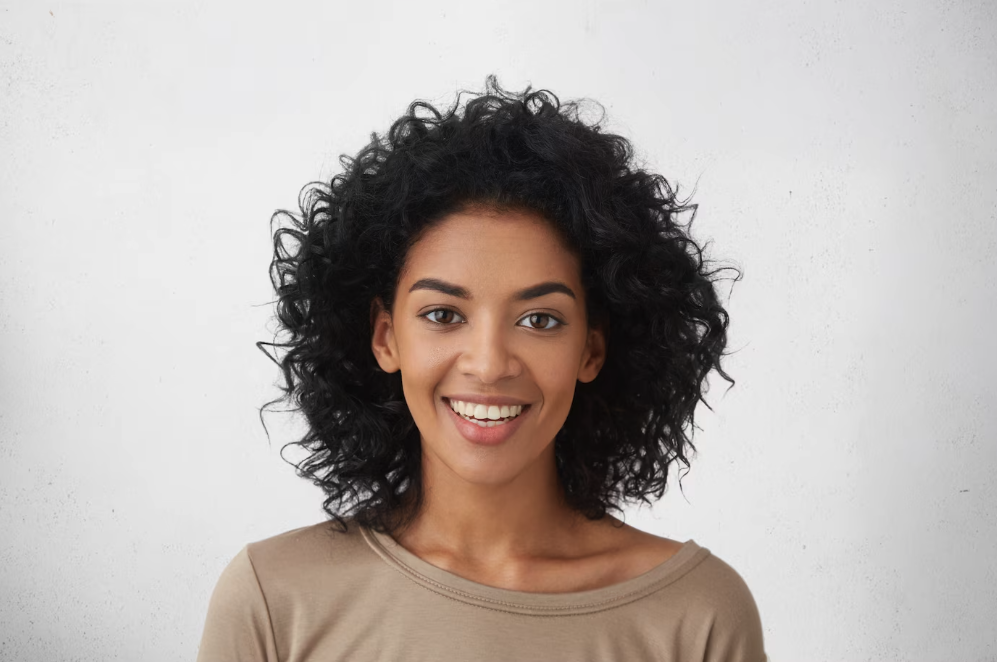
%> input picture protrait_2.png, 997 x 662 px
$ octave object_detection.m   (GNU Octave 9; MATLAB toolbox functions it lacks are replaced by stand-ins)
%> lines starting %> are read from the running program, lines starting %| are printed output that depends on the picture; in (x1, y1, x2, y2) boxes, pixels count from 0 and x2, y2 are one past the last pixel; in counts of white or black regions, pixels touching at a corner belong together; the program's own positions count from 1
### convert_matrix.m
function A = convert_matrix(A, type)

    switch type
        case 1
            % Iterate through each row and find the largest index of 1
            for row = 1:size(A, 1)
                indices = find(A(row, :) == 1); % Find indices of 1 in the current row
                if ~isempty(indices)
                    A(row, 1:max(indices)) = 1;
                end
            end

        case 2
            % vertical_2
            for row = 1:size(A, 1)
                indices = find(A(row, :) == 1); % Find indices of 1 in the current row
                if ~isempty(indices)
                    A(row, min(indices):end) = 1;
                end
            end

        case 3
            % horizontal_1
            for col = 1:size(A, 2)
                indices = find(A(:,col) == 1); % Find indices of 1 in the current row
                if ~isempty(indices)
                    A(min(indices):end, col) = 1;
                end
            end


        otherwise
            % horizontal_2
            for col = 1:size(A, 2)
                indices = find(A(:,col) == 1); % Find indices of 1 in the current row
                if ~isempty(indices)
                    A(1:max(indices), col) = 1;
                end
            end

    end
end

### object_detection.m
% Read an image containing the object (head/face)
originalImage = imread('protrait_2.png');
%> originalImage is the input picture: size 662x997x3 uint8; mean R, G, B 182.2, 174.5, 170.6

% Convert the image to grayscale (if it's not already)
gray_img = rgb2gray(originalImage);

% Define 4 edge detection filter kernel
vertical_kernel_1   = [-1  0   1; -2  0  2; -1   0   1];
vertical_kernel_2   = [ 1  0  -1;  2  0 -2;  1   0  -1];
Horizontal_kernel_1 = [ 1  2   1;  0  0  0; -1  -2  -1];
Horizontal_kernel_2 = [-1 -2  -1;  0  0  0;  1   2   1];

% Perform convolution to detect vertical edges
edge_response_vertical_1   = filter2(vertical_kernel_1, double(gray_img));
edge_response_vertical_2   = filter2(vertical_kernel_2, double(gray_img));
edge_response_horizontal_1 = filter2(Horizontal_kernel_1, double(gray_img));
edge_response_horizontal_2 = filter2(Horizontal_kernel_2, double(gray_img));
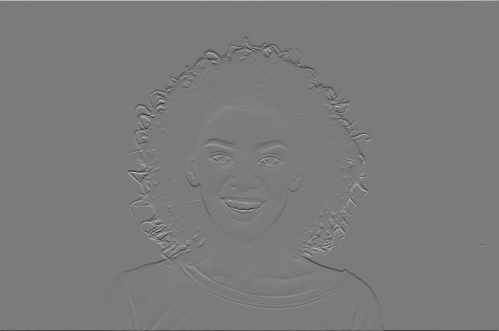
%> edge_response_horizontal_2: size 662x997 double (shown at 1/2 size); min -900, max 956, mean -0.4; drawn with min black and max white

% Apply a threshold to the edge response to extract edges
threshold = 200; % Adjust this threshold as needed
binary_edge_image_vertical_1 = edge_response_vertical_1 > threshold;
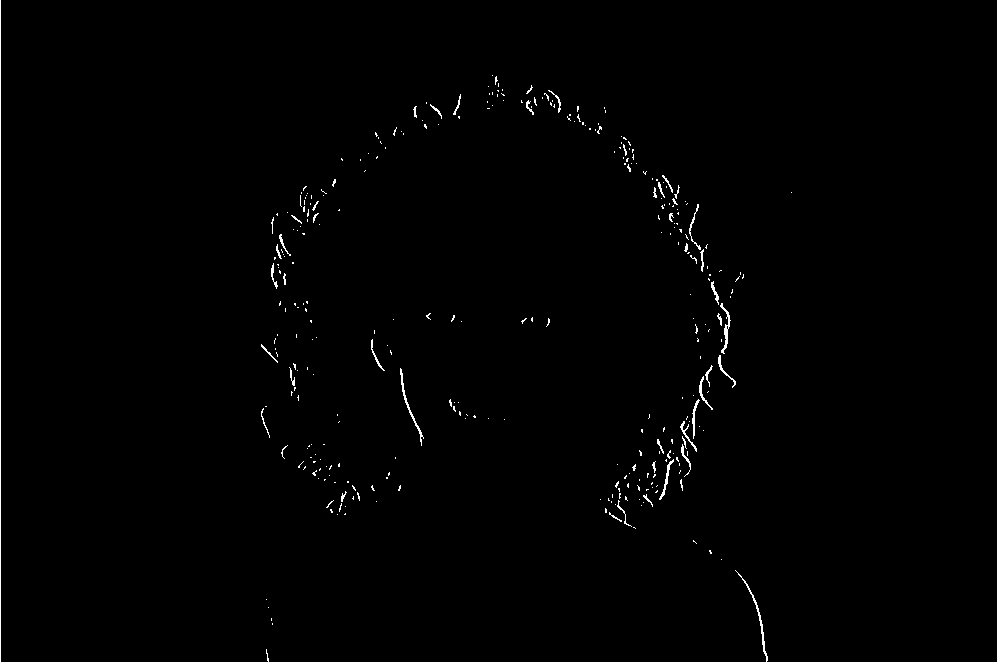
%> binary_edge_image_vertical_1: size 662x997 logical; 0.66% white in thin lines or dots, all inside (x1, y1, x2, y2) = (0, 0, 792, 662)
binary_edge_image_vertical_1 = convert_matrix(binary_edge_image_vertical_1, 1);

binary_edge_image_vertical_2 = edge_response_vertical_2 > threshold;
%> binary_edge_image_vertical_2: size 662x997 logical; 0.61% white in thin lines or dots, all inside (x1, y1, x2, y2) = (249, 0, 997, 662)
binary_edge_image_vertical_2 = convert_matrix(binary_edge_image_vertical_2, 2);

binary_edge_image_horizontal_1 = edge_response_horizontal_1 > threshold;
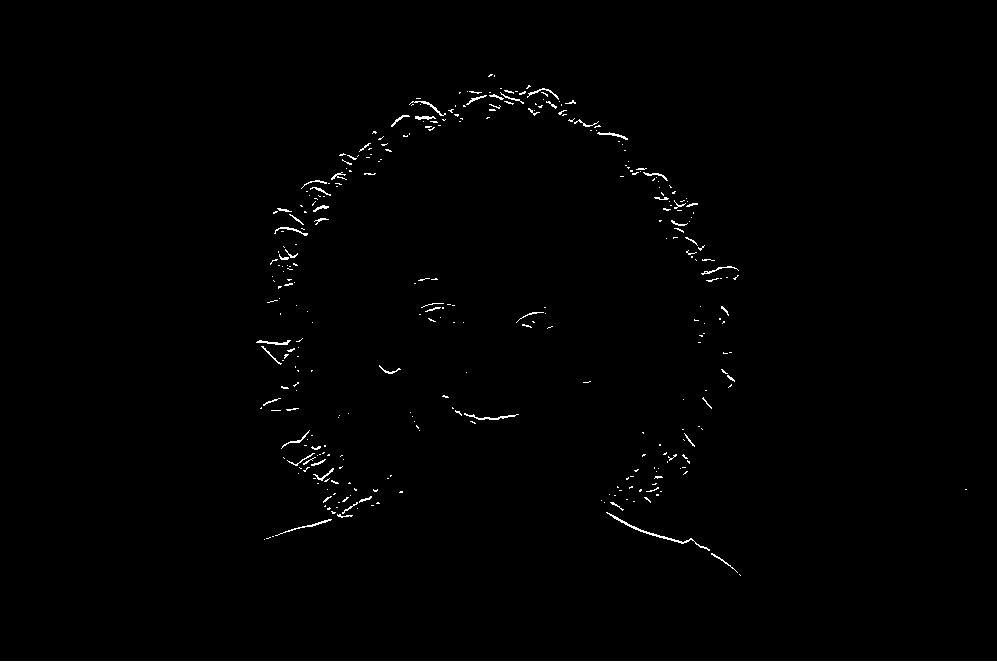
%> binary_edge_image_horizontal_1: size 662x997 logical; 0.76% white in thin lines or dots, all inside (x1, y1, x2, y2) = (0, 74, 997, 662)
binary_edge_image_horizontal_1 = convert_matrix(binary_edge_image_horizontal_1, 3);

binary_edge_image_horizontal_2 = edge_response_horizontal_2 > 100;
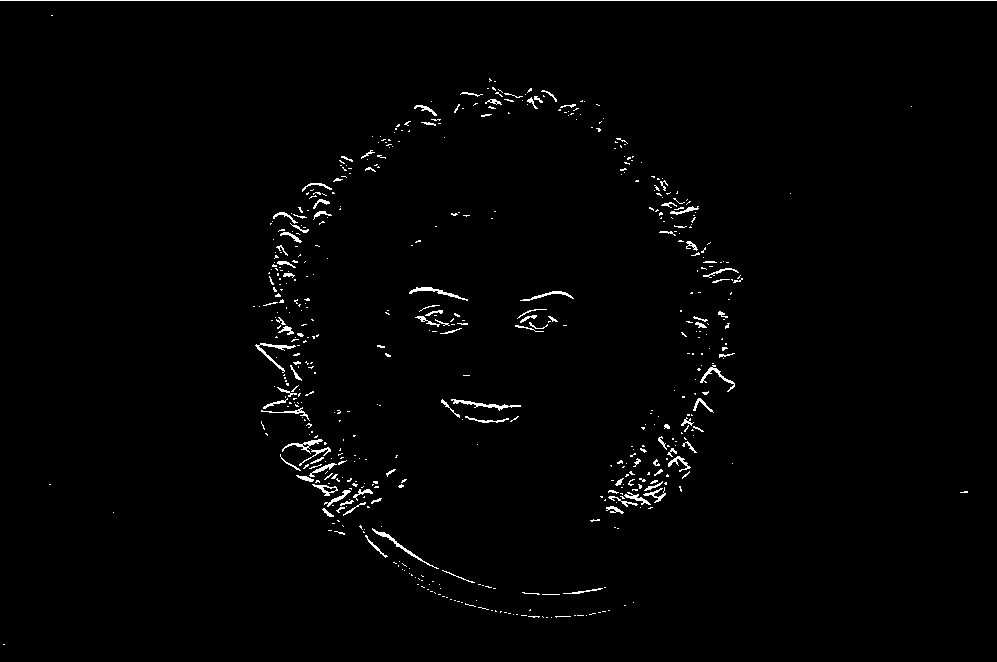
%> binary_edge_image_horizontal_2: size 662x997 logical; 1.4% white in thin lines or dots
binary_edge_image_horizontal_2 = convert_matrix(binary_edge_image_horizontal_2, 4);
%> call 4 of convert_matrix, with type = 4
%> the loop in convert_matrix (call 4), `for col = 1:size(A, 2)` made 997 passes
%> indices on passes 1 to 3: 1, 1, 1
%> after the loop in convert_matrix (call 4), `for col = 1:size(A, 2)`:
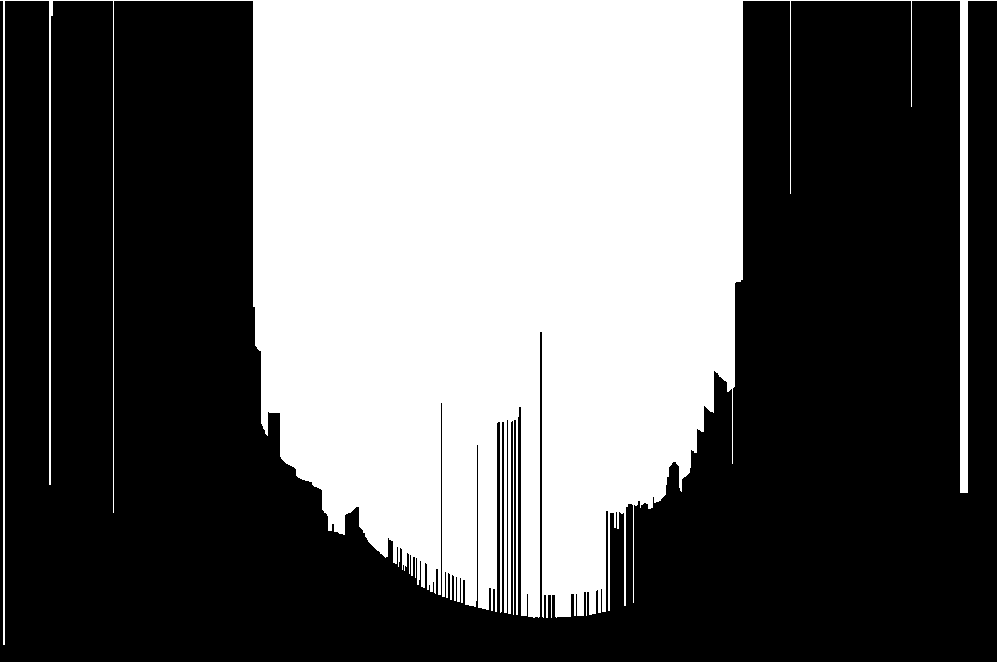
%> A: size 662x997 logical; 39.9% white; 1 white region, box (x1, y1, x2, y2) and area: (0, 0, 997, 645) 263174

% Display the original image and the binary edge map
figure;
subplot(6, 1, 1);
imshow(gray_img);
title('Original Image');

subplot(6, 1, 2);
imshow(binary_edge_image_vertical_1);
title('binary edge image vertical 1');

subplot(6, 1, 3);
imshow(binary_edge_image_vertical_2);
title('binary edge image vertical 2');

subplot(6, 1, 4);
imshow(binary_edge_image_horizontal_1);
title('binary edge image horizontal 1');

subplot(6, 1, 5);
imshow(binary_edge_image_horizontal_2);
title('binary edge image horizontal 2');


add_all_image = binary_edge_image_vertical_1 + binary_edge_image_vertical_2 + binary_edge_image_horizontal_1 + binary_edge_image_horizontal_2;
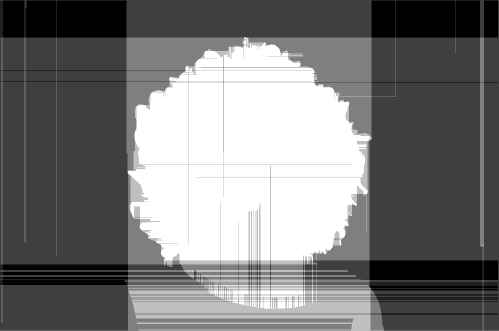
%> add_all_image: size 662x997 double (shown at 1/2 size); min 0, max 4, mean 1.89; drawn with min black and max white
add_all_image = add_all_image > 2;
%> add_all_image: size 662x997 logical; 30.5% white; 75 white regions (49 under 20 px), largest, box (x1, y1, x2, y2) and area: (255, 75, 743, 529) 168950, (256, 570, 741, 627) 22318, (271, 629, 767, 662) 6847

subplot(6, 1, 6);
imshow(add_all_image);
title('add all image');


figure;
subplot(1, 2, 1);
imshow(originalImage);
subplot(1, 2, 2);
filtered_image = uint8(add_all_image) .* gray_img;
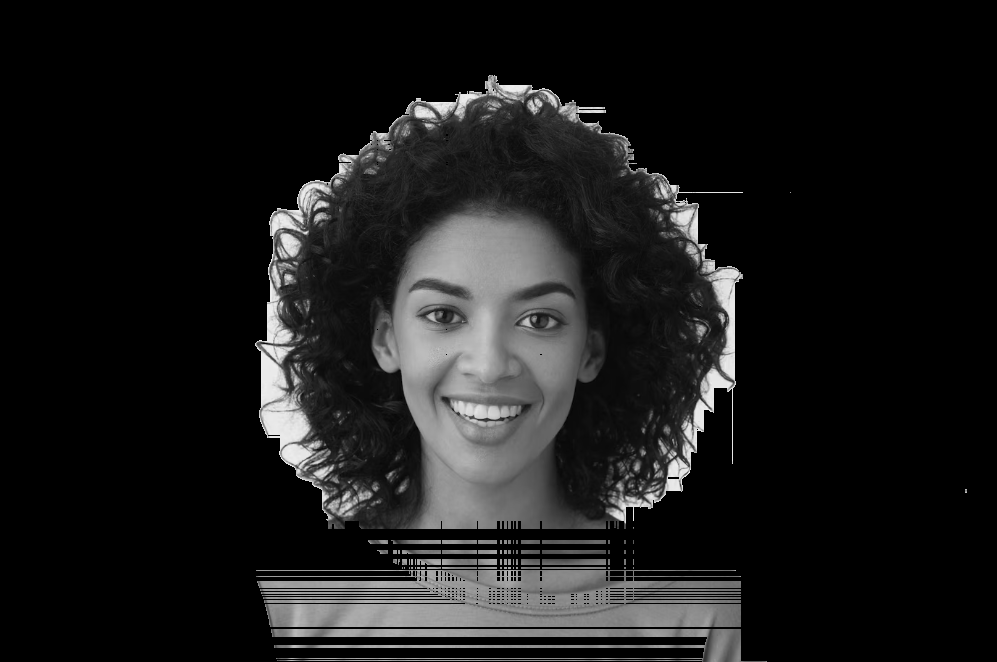
%> filtered_image: size 662x997 uint8; min 0, max 242, mean 26.5
imshow(filtered_image);

$ run again, with protrait_1.png copied over protrait_2.png
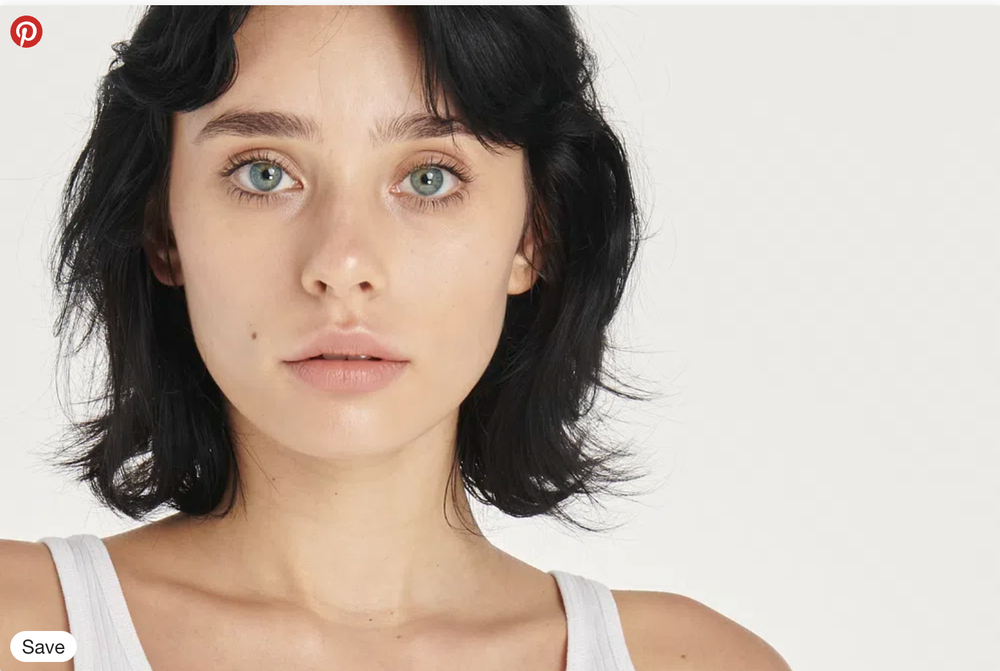
%> input picture protrait_1.png, 1000 x 671 px, shrunk from 1550 x 1040 before the run
%> originalImage is the input picture: size 671x1000x3 uint8; mean R, G, B 189.3, 175.2, 164.2
%> `binary_edge_image_vertical_1 = edge_response_vertical_1 > threshold;`:
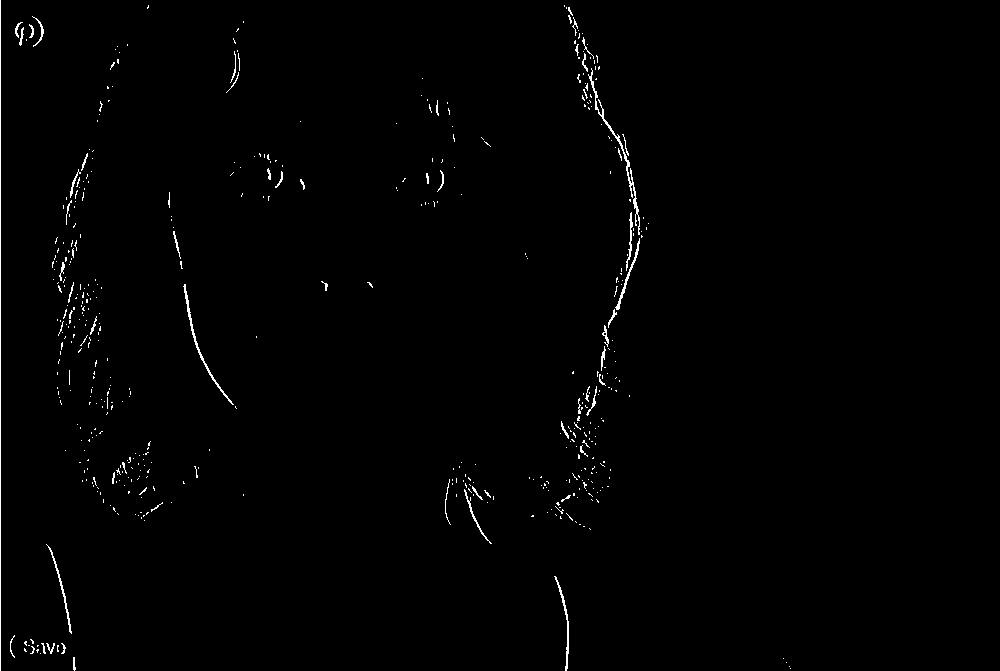
%> binary_edge_image_vertical_1: size 671x1000 logical; 0.83% white in thin lines or dots, all inside (x1, y1, x2, y2) = (0, 0, 791, 671)
%> the loop in convert_matrix, `for row = 1:size(A, 1)` made 671 passes
%> indices on passes 1 to 3: 1, 1, 1
%> binary_edge_image_vertical_2: size 671x1000 logical; 0.84% white in thin lines or dots
%> the loop in convert_matrix (call 2), `for row = 1:size(A, 1)` made 671 passes
%> indices on passes 1 to 3: 1000, 1000, 1000
%> binary_edge_image_horizontal_1: size 671x1000 logical; 0.85% white in thin lines or dots
%> binary_edge_image_horizontal_2: size 671x1000 logical; 1.6% white in thin lines or dots
%> `filtered_image = uint8(add_all_image) .* gray_img;`:
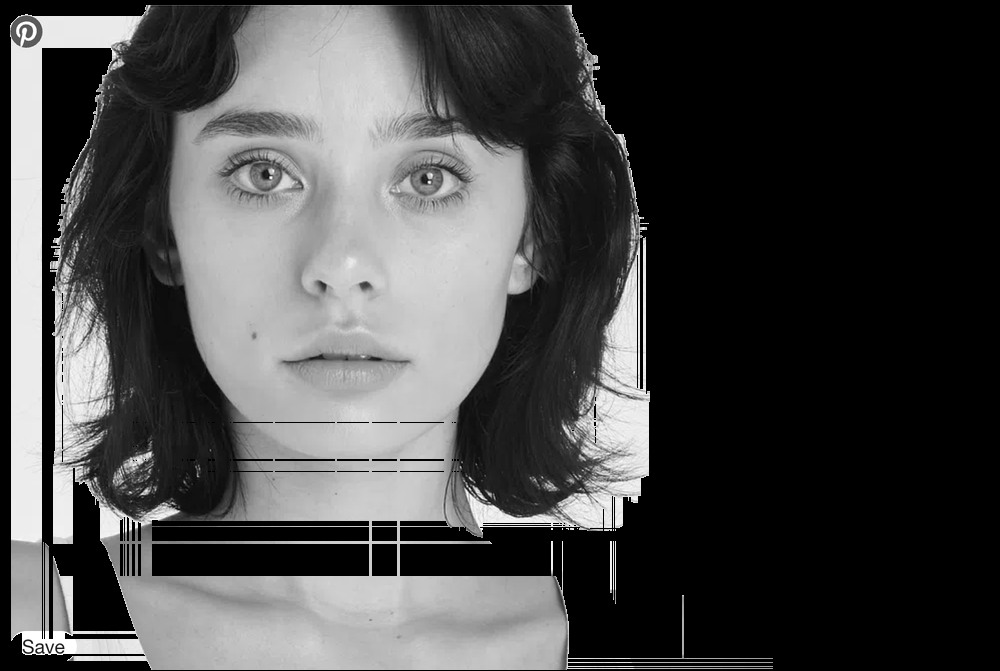
%> filtered_image: size 671x1000 uint8; min 0, max 255, mean 72

$ run again, with protrait.jpeg saved as protrait_2.png
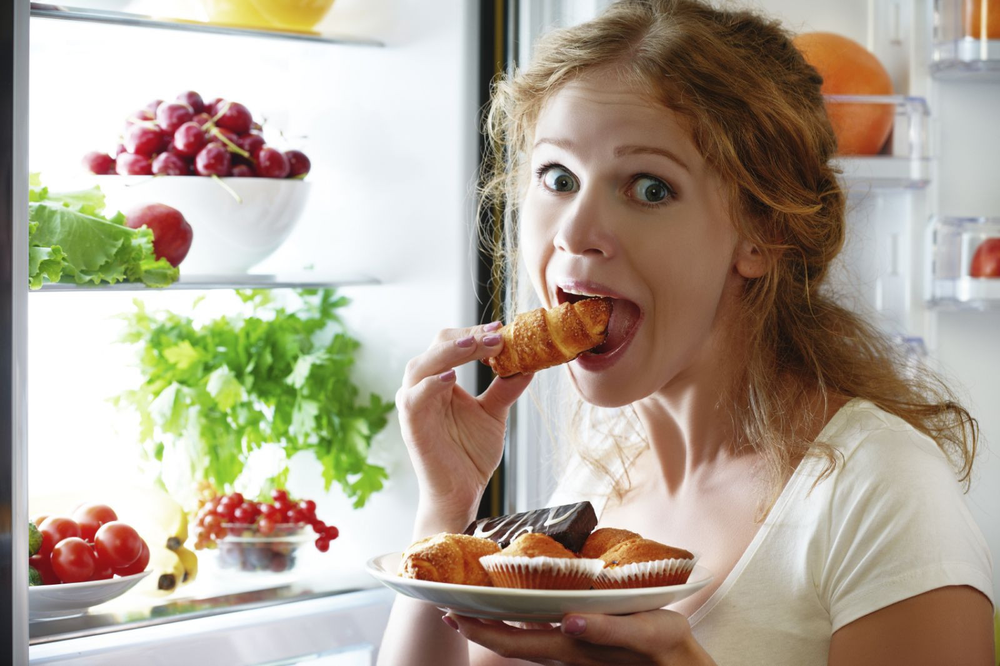
%> input picture protrait.jpeg, 1000 x 666 px, shrunk from 1600 x 1066 before the run
%> originalImage is the input picture: size 666x1000x3 uint8; mean R, G, B 176.3, 164.3, 148.4
%> `binary_edge_image_vertical_1 = edge_response_vertical_1 > threshold;`:
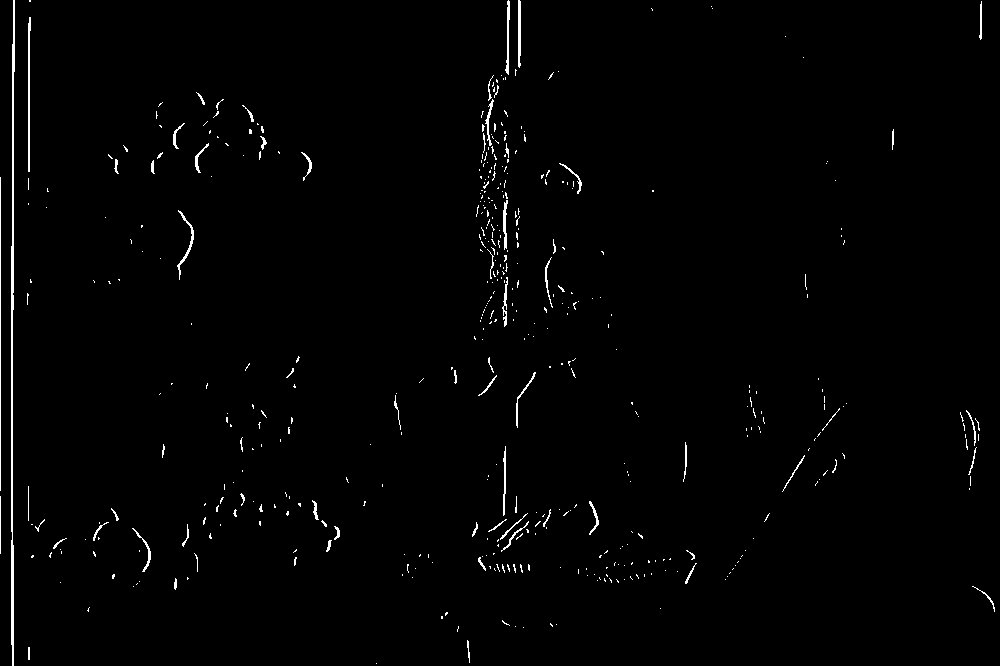
%> binary_edge_image_vertical_1: size 666x1000 logical; 1.2% white in thin lines or dots
%> the loop in convert_matrix, `for row = 1:size(A, 1)` made 666 passes
%> indices on passes 1 to 3: [14 15 30 31 509 519 520], [14 15 30 31 508 509 510 519 520 521 982], [14 15 508 509 510 519 520 521 982]
%> binary_edge_image_vertical_2: size 666x1000 logical; 0.68% white in thin lines or dots
%> the loop in convert_matrix (call 2), `for row = 1:size(A, 1)` made 666 passes
%> indices on passes 1 to 3: 1000, [987 988 1000], [987 988 1000]
%> binary_edge_image_horizontal_1: size 666x1000 logical; 1.1% white in thin lines or dots
%> binary_edge_image_horizontal_2: size 666x1000 logical; 3.1% white in thin lines or dots
%> `filtered_image = uint8(add_all_image) .* gray_img;`:
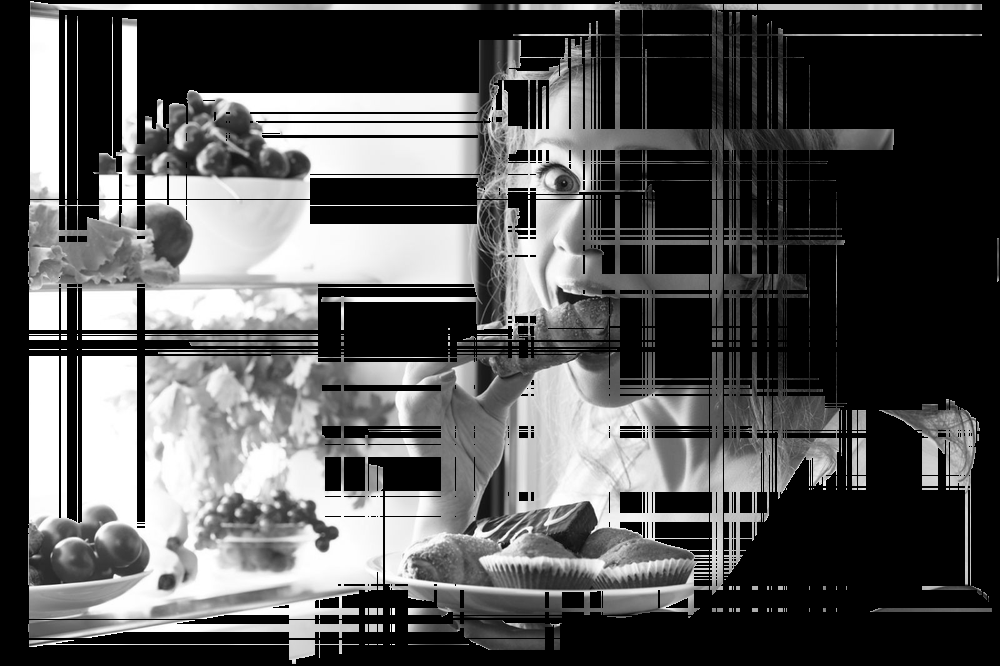
%> filtered_image: size 666x1000 uint8; min 0, max 255, mean 85.3
